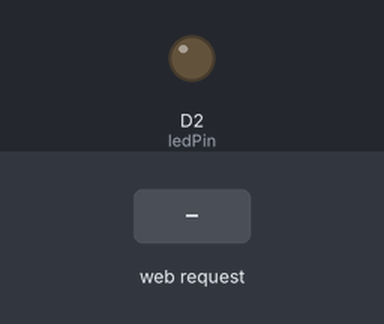
Simulated run of this sketch. Board: ESP8266 (NodeMCU). Shown: output pins drawn as LEDs (lit = HIGH). Inputs (shaded band) come from the test bench. WiFi joins after 1.5 s; servers stay silent unless stated; what the sketch prints to the serial monitor is not drawn.

Above: at 2.7 s.
2.8 s: HTTP request GET /ledon received
At 3.1 s:
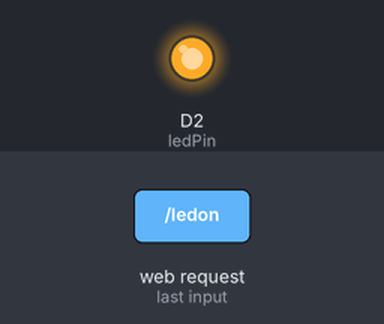
4.3 s: HTTP request GET /ledoff received
At 5.5 s:
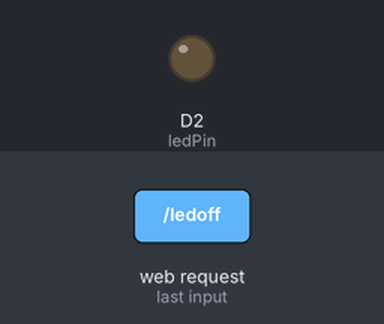
Timing chart, 0 to 7.3 s (numbered marks = the images above; inputs shaded):
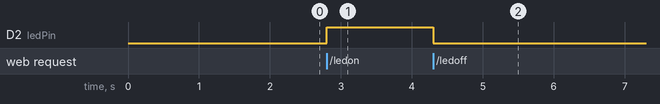

Measured:
- after the input at 2.8 s, D2 (ledPin): LOW → HIGH at once
- after the input at 4.3 s, D2 (ledPin): HIGH → LOW at once

The sketch:

NodeMCUforAssistant.ino
```cpp
#include <ESP8266WiFi.h>
#include <ESP8266WebServer.h>

const char* ssid = "BAOS_2G";
const char* password = "020801251000BO";

ESP8266WebServer server(80);

const int ledPin = D2;

void setup() {
  Serial.begin(9600);
  WiFi.begin(ssid, password);

  Serial.println("");
  Serial.print("Connecting to ");
  Serial.println(ssid);

  while (WiFi.status() != WL_CONNECTED) {
    delay(500);
    Serial.print(".");
  }

  Serial.println("");
  Serial.println("WiFi connected");
  Serial.println("IP address: ");
  Serial.println(WiFi.localIP());

  pinMode(ledPin, OUTPUT);
  digitalWrite(ledPin, LOW);

  server.on("/", []() {
    server.send(200, "text/plain", "ESP8266 Web Server");
  });

  server.on("/ledon", []() {
    digitalWrite(ledPin, HIGH);
    server.send(200, "text/plain", "LED is ON");
  });

  server.on("/ledoff", []() {
    digitalWrite(ledPin, LOW);
    server.send(200, "text/plain", "LED is OFF");
  });

  server.begin();
  Serial.println("HTTP server started");
}

void loop() {
  server.handleClient();
}
```
